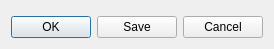
<?xml version="1.0" encoding="UTF-8"?>
<ui version="4.0">
 <class>ResolvingDialogBase</class>
 <widget class="QDialog" name="ResolvingDialogBase">
  <property name="geometry">
   <rect>
    <x>0</x>
    <y>0</y>
    <width>270</width>
    <height>49</height>
   </rect>
  </property>
  <property name="windowTitle">
   <string/>
  </property>
  <layout class="QVBoxLayout" name="verticalLayout">
   <item>
    <spacer name="verticalSpacer">
     <property name="orientation">
      <enum>Qt::Vertical</enum>
     </property>
     <property name="sizeHint" stdset="0">
      <size>
       <width>20</width>
       <height>9</height>
      </size>
     </property>
    </spacer>
   </item>
   <item>
    <widget class="QDialogButtonBox" name="button_box">
     <property name="orientation">
      <enum>Qt::Horizontal</enum>
     </property>
     <property name="standardButtons">
      <set>QDialogButtonBox::Cancel|QDialogButtonBox::Ok|QDialogButtonBox::Save</set>
     </property>
    </widget>
   </item>
  </layout>
 </widget>
 <resources/>
 <connections/>
</ui>
